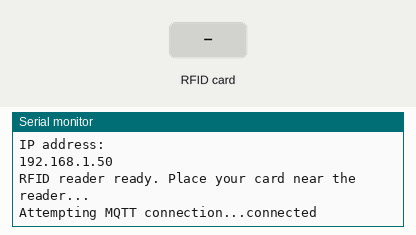
Recording of a program running on a simulated ESP32. Shown: the last lines printed to the serial monitor. Inputs (shaded band) come from the test bench. WiFi joins after 1.5 s; servers stay silent unless stated; uploads are accepted with an empty reply; no MQTT or app messages arrive unless stated.

Above: at 2.7 s.
2.8 s: RFID card 8D 44 2C 5D held to the reader
At 3.5 s:
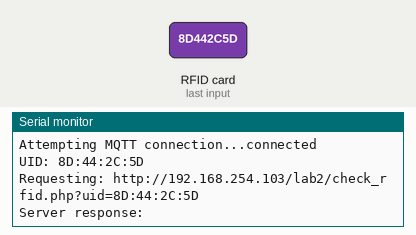
4.3 s: RFID card 5E 7A 19 C4 held to the reader
At 4.48 s:
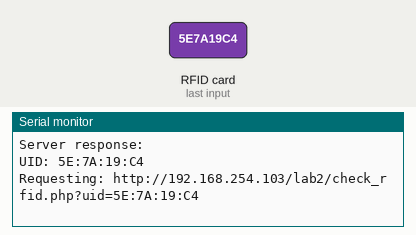

Measured:
- after the input at 2.8 s, the serial monitor: prints a new line at once (image 1)
- after the input at 4.3 s, the serial monitor: prints a new line at once (image 2)

The program:

main.cpp
```cpp
#include <Arduino.h>
#include <SPI.h>
#include <MFRC522.h>
#include <WiFi.h>
#include <HTTPClient.h>
#include <PubSubClient.h>

// Maoy mag ingon nga ang pin sa reader kay naka connect sa GPIO 5 og 22
#define SS_PIN    5
#define RST_PIN   22

MFRC522 rfid(SS_PIN, RST_PIN);

const char* ssid = "GFiber_ED5A7";
const char* password = "8D442C5D";

const char* serverIP = "192.168.254.103";
String serverPath = "/lab2/check_rfid.php";

const char* mqtt_server = "192.168.254.103";
WiFiClient espClient;
PubSubClient client(espClient);

// Mo ning mag remember sa last scanned UID
byte lastUID[10];
byte lastUIDSize = 0;
unsigned long lastReadTime = 0;
unsigned long lastStatusTime = 0;

// Ga convert ni siya from raw bytes to string
String uidToString() {
  String uid = "";
  for (byte i = 0; i < rfid.uid.size; i++) {
    if (rfid.uid.uidByte[i] < 0x10) uid += "0";
    uid += String(rfid.uid.uidByte[i], HEX);
    if (i != rfid.uid.size - 1) uid += ":";
  }
  uid.toUpperCase();
  return uid;
}

void printUID() {
  Serial.print(F("UID: "));
  for (byte i = 0; i < rfid.uid.size; i++) {
    if (rfid.uid.uidByte[i] < 0x10) Serial.print("0");
    Serial.print(rfid.uid.uidByte[i], HEX);
    if (i != rfid.uid.size - 1) Serial.print(":");
  }
  Serial.println();
}

//ga check kung pareha na card ang gina scan
bool isSameCard() {
  if (rfid.uid.size != lastUIDSize) return false;
  for (byte i = 0; i < rfid.uid.size; i++) {
    if (rfid.uid.uidByte[i] != lastUID[i]) return false;
  }
  return true;
}


void setupWifi() {
  delay(10);
  Serial.println();
  Serial.print("Connecting to ");
  Serial.println(ssid);

  WiFi.begin(ssid, password);

  while (WiFi.status() != WL_CONNECTED) {
    delay(500);
    Serial.print(".");
  }

  Serial.println("");
  Serial.println("WiFi connected");
  Serial.println("IP address: ");
  Serial.println(WiFi.localIP());
}

void reconnect() {
  while (!client.connected()) {
    Serial.print("Attempting MQTT connection...");
    if (client.connect("ESP32_RFID_Sender")) {
      Serial.println("connected");
    } else {
      Serial.print("failed, rc = ");
      Serial.print(client.state());
      Serial.println(" try again in 2 seconds");
      delay(2000);
    }
  }
}

void setup() {
  Serial.begin(115200);
  SPI.begin();
  rfid.PCD_Init();

  setupWifi();

  // e initialize mqtt diri
  client.setServer(mqtt_server, 1883);
  Serial.println(F("RFID reader ready. Place your card near the reader..."));
}

void loop() {
  // para ma maintain ang mqtt connection
  if (!client.connected()) {
    reconnect();
  }
  client.loop();

  if (millis() - lastStatusTime > 5000) {
    Serial.println(F("Waiting for RFID card..."));
    lastStatusTime = millis();
  }


  if (!rfid.PICC_IsNewCardPresent()) return;
  if (!rfid.PICC_ReadCardSerial()) return;

  String uidStr = uidToString();
  // ignore niya kung pareha ra nga card ang gina scan within 2 seconds
  if (millis() - lastReadTime < 2000 && isSameCard()) {
    rfid.PICC_HaltA();
    rfid.PCD_StopCrypto1();
    return;
  }

  printUID();
  lastUIDSize = rfid.uid.size;
  for (byte i = 0; i < rfid.uid.size; i++) lastUID[i] = rfid.uid.uidByte[i];
  lastReadTime = millis();
  lastStatusTime = millis();

  if (WiFi.status() == WL_CONNECTED) {
    HTTPClient http;
    String url = "http://" + String(serverIP) + serverPath + "?uid=" + uidStr;

    Serial.print("Requesting: ");
    Serial.println(url);

    http.begin(url);
    int httpCode = http.GET();

    if (httpCode > 0) {
      String payload = http.getString();
      Serial.print("Server response: ");
      Serial.println(payload);

      if (payload.startsWith("FOUND|")) {
        int status = payload.substring(6).toInt();
        int displayValue = (status == 0) ? 0 : 1;

        Serial.print("RFID FOUND. DB status = ");
        Serial.print(status);
        Serial.print(" -> DISPLAY: ");
        Serial.println(displayValue);

        // send og command sa mqtt broker
        char mqtt_payload[2];
        itoa(displayValue, mqtt_payload, 10);
        client.publish("RFID_LOGIN", mqtt_payload);
        Serial.print("Published to MQTT: ");
        Serial.println(mqtt_payload);

      } else if (payload.startsWith("NOT FOUND")) {
        Serial.println("RFID NOT REGISTERED in DB.");

      }
    } else {
      Serial.print("HTTP Request failed, error: ");
      Serial.println(http.errorToString(httpCode));
    }
    http.end();
  } else {
    Serial.println("WiFi not connected. Retrying...");
    setupWifi();
  }

  // stop reading
  rfid.PICC_HaltA();
  rfid.PCD_StopCrypto1();
  delay(500);
}
```
